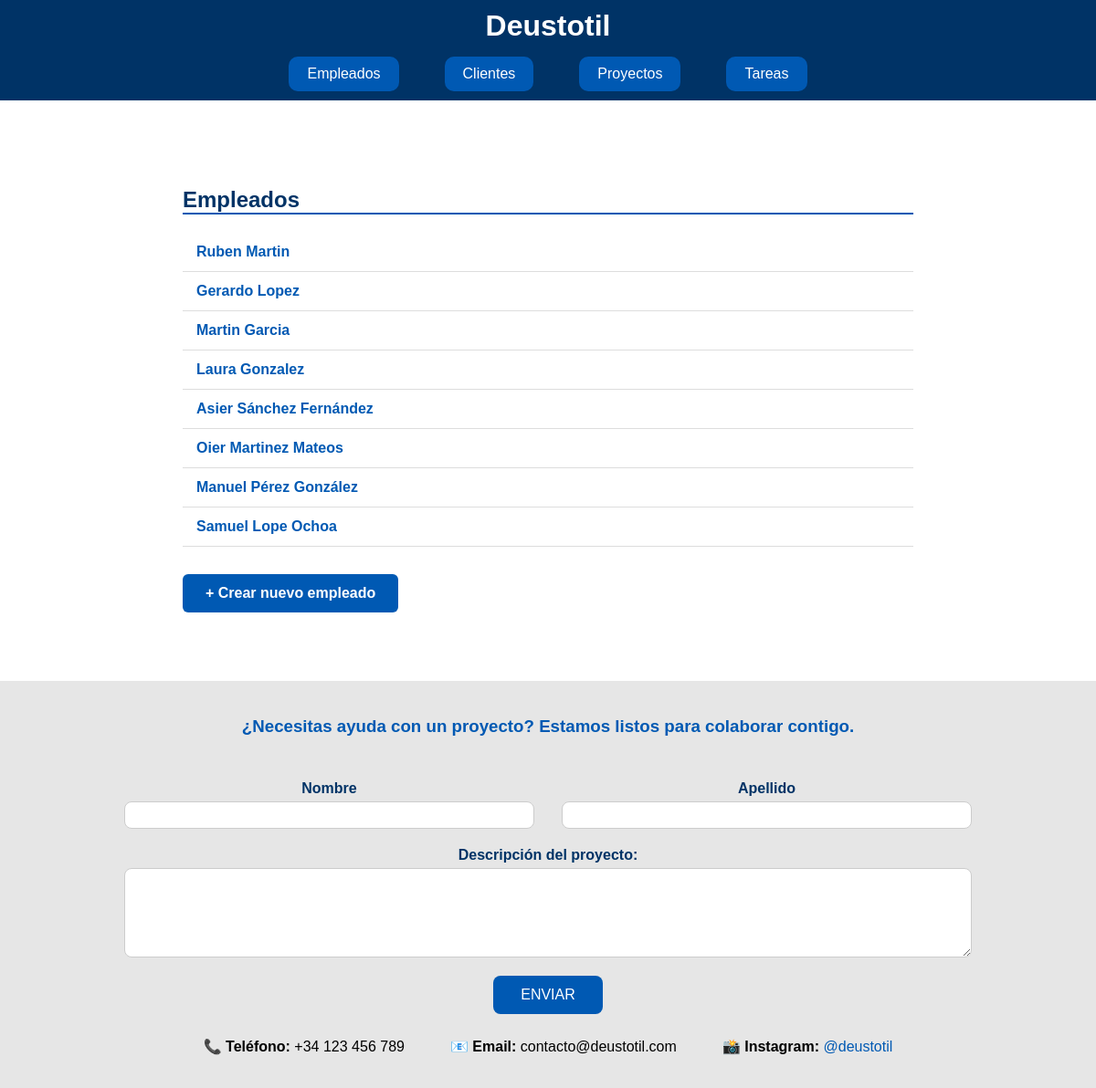
/deustotil/lista_empleado (signed in), run on the app's committed database.
### appEmpresaDjango/models.py (models this page shows, shortened)
class Empleado(models.Model):
    dni = models.CharField(max_length=10, unique=True)
    nombre = models.CharField(max_length=100)
    apellidos = models.CharField(max_length=150)
    email = models.EmailField()
    telefono = models.CharField(max_length=20)

### appEmpresaDjango/views.py (the view)
# urls.py: path('lista_empleado', views.ListEmpleadoView.as_view(), name='lista_empleado'),
class ListEmpleadoView(LoginRequiredMixin, ListView):
    model = Empleado
    queryset = Empleado.objects.all()
    login_url = '/login/'

### appEmpresaDjango/templates/appEmpresaDjango/empleado_list.html
{% extends "base.html" %}
{% block content %}
<section id="contenido" class="seccion-contenido">
    <h2 class="titulo-seccion">Empleados</h2>
    <ul style="list-style: none; padding: 0; margin-bottom: 30px;">
        {% for empleado in object_list %}
        <li class="item-lista">
            <a href="{% url 'detalles_empleado' empleado.id %}" class="link-lista">
                {{ empleado.nombre }} {{ empleado.apellidos }}
            </a>
        </li>
        {% empty %}
        <li class="mensaje-vacio">No hay empleados registrados.</li>
        {% endfor %}
    </ul>
    <a href="{% url 'crear_empleado' %}" class="boton-nuevo">
        + Crear nuevo empleado
    </a>
</section>
{% endblock %}

### appEmpresaDjango/static/css/estilo.css (style rules this page uses)
.seccion-contenido { max-width: 800px; margin: 30px auto; background: #fff; padding: 25px; border-radius: 8px; }
.titulo-seccion { color: #003366; margin-bottom: 20px; border-bottom: 2px solid #0059b3; }
.item-lista { padding: 12px 15px; border-bottom: 1px solid #ddd; }
.link-lista { color: #0059b3; text-decoration: none; font-weight: 600; display: block; }
.boton-nuevo { display: inline-block; background-color: #0059b3; color: white; padding: 12px 25px; border-radius: 6px; text-decoration: none; font-weight: 600; }

### data on the page
Empleado: nombre "Ruben", apellidos "Martin"
Empleado: nombre "Gerardo", apellidos "Lopez"
Empleado: nombre "Martin", apellidos "Garcia"
Empleado: nombre "Laura", apellidos "Gonzalez"
Empleado: nombre "Asier", apellidos "Sánchez Fernández"
Empleado: nombre "Oier", apellidos "Martinez Mateos"
Empleado: nombre "Manuel", apellidos "Pérez González"
Empleado: nombre "Samuel", apellidos "Lope Ochoa"
